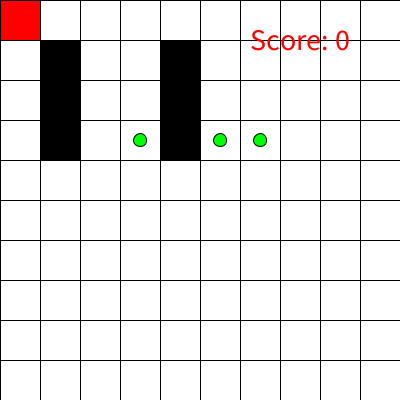
Frame 1 (no input)
Frame 60 (the mouse pressed at the canvas centre just before this capture): identical to frame 1, image omitted
Frame 120 (the mouse held since frame 60 and released just before this capture): identical to frame 1, image omitted

The Processing sketch that drew this single still picture (run headless with seeded random() and noise(); from frame 60 on, the mouse is pressed at the canvas centre):

// Processing sketch: arreglo_bidimensional_pacman
// ── arreglo_bidimensional_pacman.pde
int cantFilas = 10;
int cantColumnas = 10;
int ancho, alto;
int [][] tablero;
int posX, posY;
int puntaje = 0;

void setup(){
  size(400, 400);
  tablero = new int[cantFilas][cantColumnas];
  ancho = width/cantColumnas;
  alto = height/cantFilas;
  
  tablero[1][1] = 1;
  tablero[1][2] = 1;
  tablero[1][3] = 1;
  tablero[4][1] = 1;
  tablero[4][2] = 1;
  tablero[4][3] = 1;
  tablero[3][3] = 3;
  tablero[5][3] = 3;
  tablero[6][3] = 3;
  
  posX = 0;
  posY = 0;
  tablero[posX][posY] = 2;
}

void draw(){
  for(int fila = 0; fila < cantFilas; fila++){
    for(int columna = 0; columna < cantColumnas; columna++){
      if(tablero[columna][fila] == 1){
        fill(0);
      }else if(tablero[columna][fila] == 2){
        fill(255,0,0);
      }else{
        fill(255);
      }
      rect(columna * ancho, fila * alto, ancho, alto);
      
      if(tablero[columna][fila] == 3){
        fill(0,255,0);
        ellipse(columna * ancho + alto/2, fila * alto + ancho/2, ancho/3, alto/3);
      }
    }
  }
  dibujarScore(250, 50);
  dibujarElipses();
}

void mouseClicked(){
  int columna = floor(map(mouseX, 0, width, 0, cantColumnas));
  int fila = floor(map(mouseY, 0, height, 0, cantFilas));
  
  tablero[columna][fila] = 1;
}

void keyPressed(){
  tablero[posX][posY] = 0;
  if(keyCode == LEFT){
    if(tablero[posX-1][posY] != 1){
      if(tablero[posX-1][posY] == 3){
        puntaje = puntaje + 100;
      }
      posX--;
    }
  }
  if(keyCode == RIGHT){
    if(tablero[posX+1][posY] != 1){
      if(tablero[posX+1][posY] == 3){
        puntaje = puntaje + 100;
      }
      posX++;
    }
  }
  if(keyCode == UP){
    if(tablero[posX][posY-1] != 1){
      if(tablero[posX][posY-1] == 3){
        puntaje = puntaje + 100;
      }
      posY--;
    }
  }
  if(keyCode == DOWN){
    if(tablero[posX][posY+1] != 1){
      if(tablero[posX][posY+1] == 3){
        puntaje = puntaje + 100;
      }
      posY++;
    }
  }
  tablero[posX][posY] = 2;
}

// ── funciones.pde
void dibujarScore(int posX, int posY) {
  textSize(30);
  fill(255, 0, 0);
  text("Score: " + puntaje, posX, posY);
}

void dibujarElipses() {
  if(frameCount%600 == 0){
    for (int fila = 0; fila < cantFilas; fila++) {
      for (int columna = 0; columna < cantColumnas; columna++) {
        if (tablero[columna][fila] == 3) {
          tablero[columna][fila] = 0;
        }
      }
    }
    
    for (int fila = 0; fila < cantFilas; fila++) {
      for (int columna = 0; columna < cantColumnas; columna++) {
        if (random(0,10) > 7) {
          tablero[columna][fila] = 3;
        }
      }
    }
  }
}
